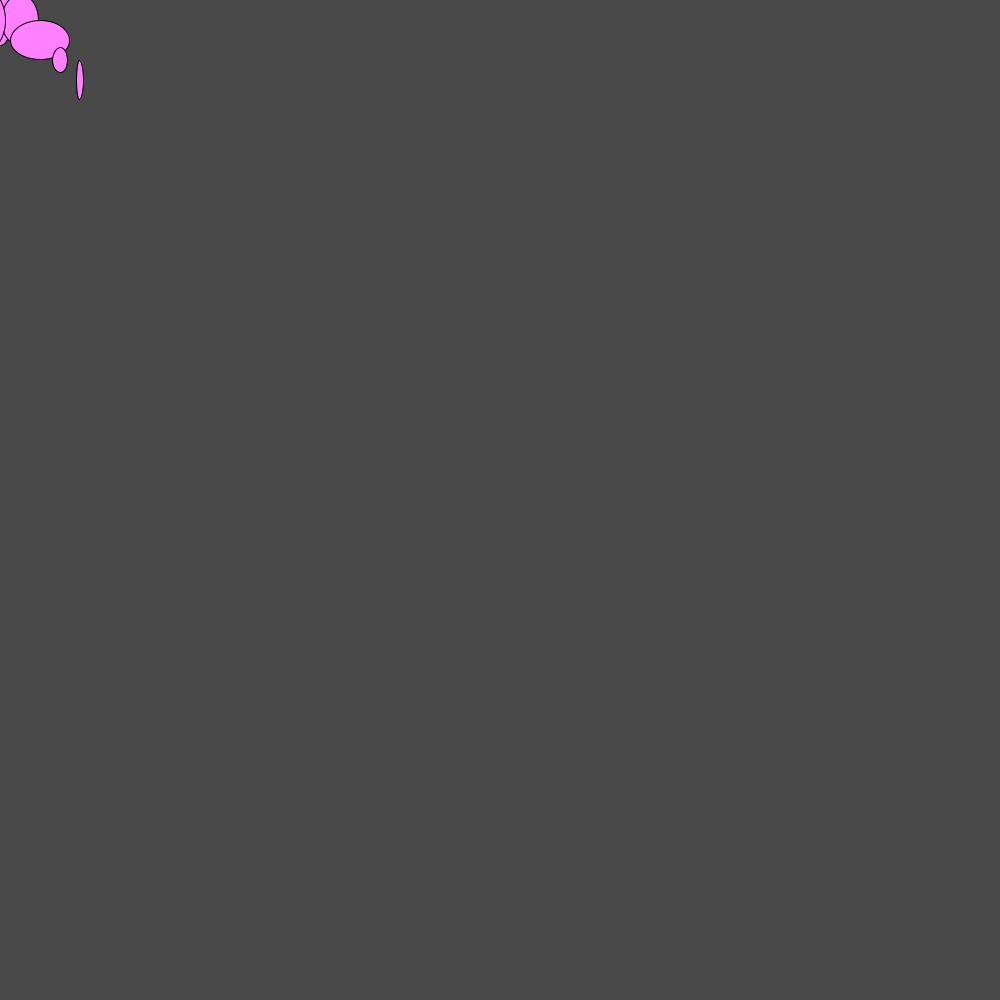
Frame 1 (no input)
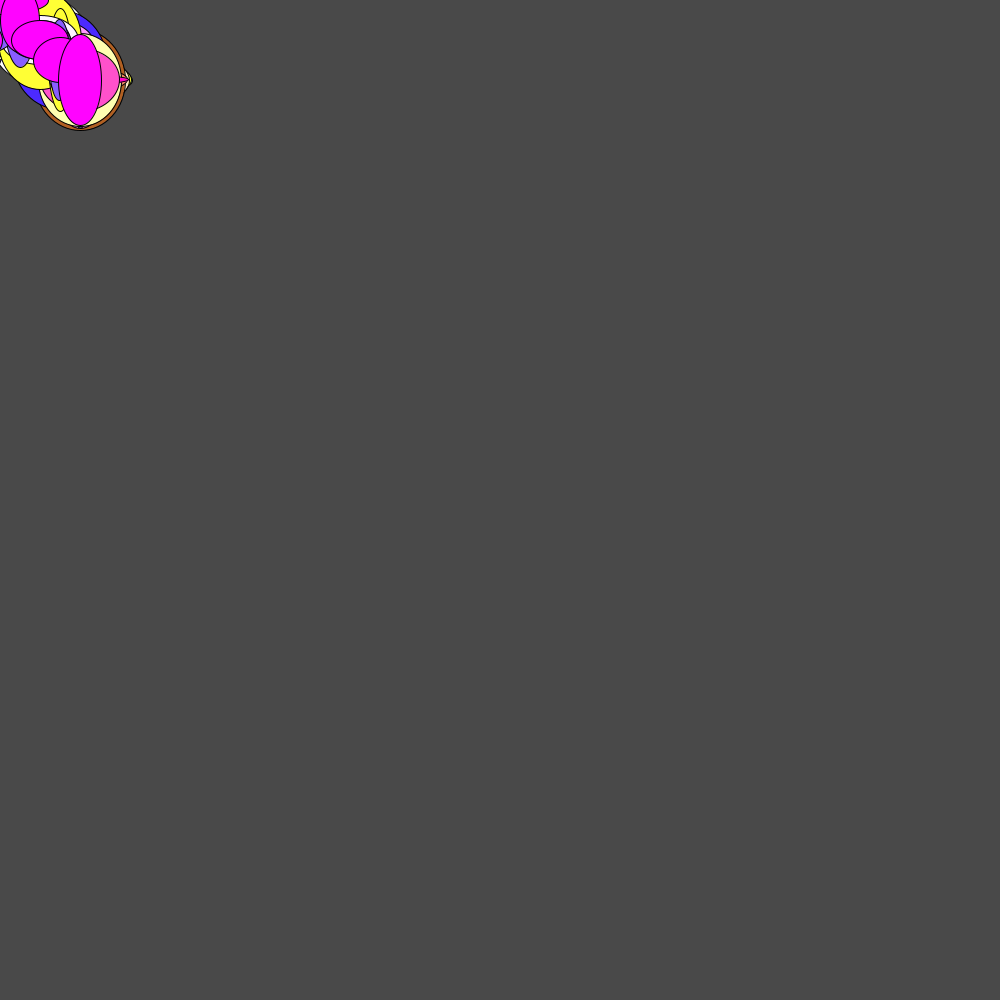
Frame 60 (the mouse pressed at the canvas centre just before this capture)
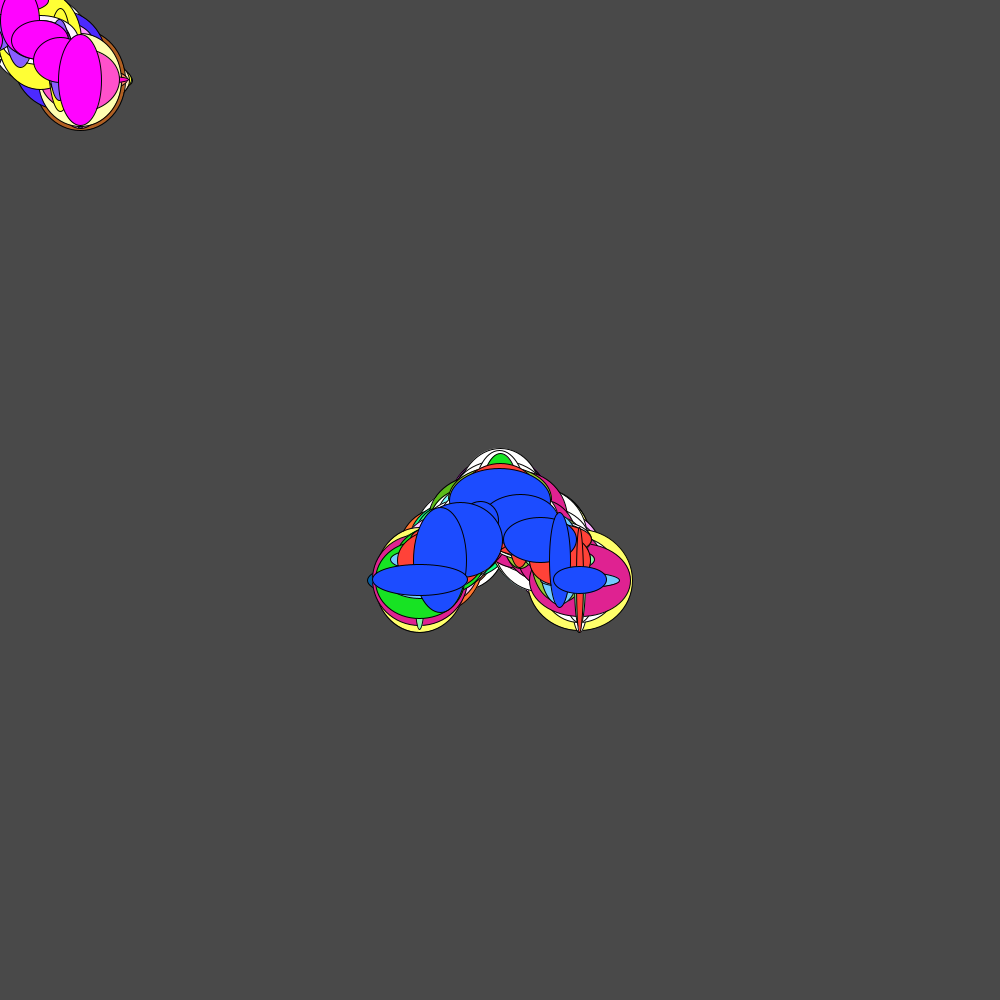
Frame 120 (the mouse held since frame 60 and released just before this capture)

The Processing sketch that drew these frames (run headless with seeded random() and noise(); from frame 60 on, the mouse is pressed at the canvas centre):

// Processing sketch: processing_70820
// ── processing_70820.pde

void setup(){
  size(1000,1000);
  background(73);
 }

void draw(){
  fill(random(400),random(500),random(600));
  ellipse(mouseX,mouseY,5+random(100),5+(random(100)));
  ellipse(mouseX+20,mouseY+20,5+random(100),5+(random(100)));
  ellipse(mouseX+40,mouseY+40,5+random(100),5+(random(100)));
  ellipse(mouseX+60,mouseY+60,5+random(100),5+(random(100)));
  ellipse(mouseX+80,mouseY+80,5+random(100),5+(random(100)));
  ellipse(mouseX-20,mouseY+20,5+random(100),5+(random(100)));
  ellipse(mouseX-40,mouseY+40,5+random(100),5+(random(100)));
  ellipse(mouseX-60,mouseY+60,5+random(100),5+(random(100)));
  ellipse(mouseX-80,mouseY+80,5+random(100),5+(random(100)));
 }


void mouseClicked(){
  background(random(300),random(200),random(100));
 }
